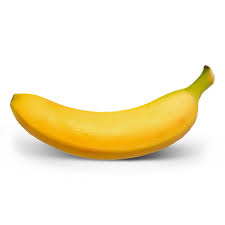
#> input picture Frutas/Training/Banana/1.jfif, 225 x 225 px, found by its file name
$ python Frutas.py
#> lines starting #> are read from the running program, lines starting #| are printed output that depends on the picture
import numpy as np
import matplotlib.pyplot as plt
import cv2
import os
import random
import pickle

DataDir = 'Frutas'
Categorias = ['Banana','Apple','Tomate']
IMG_SIZE = 50


def CreateTrainingData(Categorias,DataDir,pxSIZE):
#> called with DataDir = 'Frutas', pxSIZE = 50
	TrainingData = []
	for Categoria in Categorias:
		path = os.path.join(DataDir,'Training',Categoria)
		print('Carregando '+Categoria)
		class_num = Categorias.index(Categoria)
		for img in os.listdir(path):
			try:
				img_array = cv2.imread(os.path.join(path,img),cv2.IMREAD_GRAYSCALE)
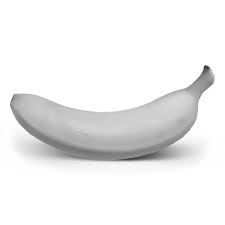
#> img_array: shape (225, 225); min 33, max 255, mean 238.6
				# plt.imshow(img_array,cmap='gray')
				# plt.show()
				newimg_array =cv2.resize(img_array,(pxSIZE,pxSIZE))
				#plt.imshow(newimg_array,cmap='gray')
				#plt.show()
				TrainingData.append([newimg_array,class_num])
			except Exception as e:
				print('erro carregando imagem '+os.path.join(path,img))
#> pass 2 of the loop in CreateTrainingData, `for Categoria in Categorias:`:
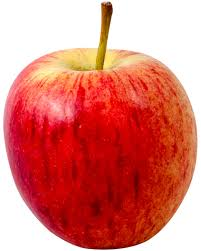
#> input picture Frutas/Training/Apple/11.jfif, 201 x 251 px, found by its file name
#> in CreateTrainingData, `img_array = cv2.imread(os.path.join(path,img),cv2.IMREAD_GRAYSCALE)`:
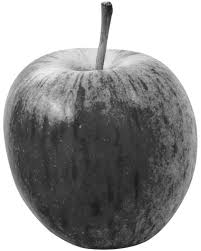
#> img_array: shape (251, 201); min 14, max 255, mean 152.5
#> in CreateTrainingData, `newimg_array =cv2.resize(img_array,(pxSIZE,pxSIZE))`:
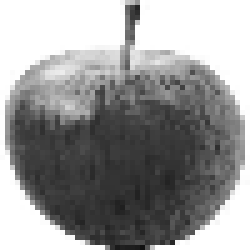
#> newimg_array: shape (50, 50) (shown 5 times larger); min 16, max 255, mean 151.9
				#print(e)
	random.shuffle(TrainingData)
	return TrainingData

#> (the run stopped early here; a loop or call above may not have finished)
